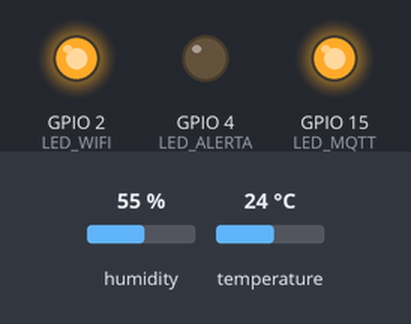
This sketch was run on a simulated ESP32. On the bench: output pins drawn as LEDs (lit = HIGH). The inputs (shaded band) are chosen by the test bench; at power-on: humidity 55 %, temperature 24 °C. WiFi joins after 1.5 s; servers stay silent unless stated; no MQTT or app messages arrive unless stated; what the sketch prints to the serial monitor is not drawn.

Above: at 2.7 s.
2.8 s: humidity set to 69 %
6.7 s: humidity set to 72 %
At 8.4 s:
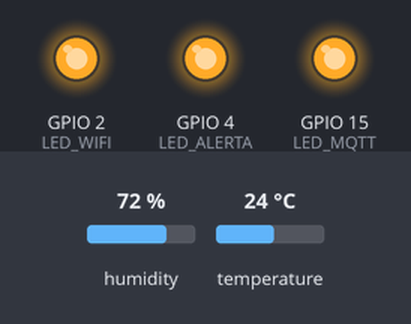
10.6 s: humidity set to 22 %
At 11.7 s:
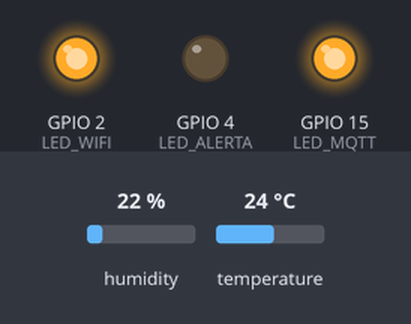
14.5 s: humidity set to 88 %
At 17.0 s:
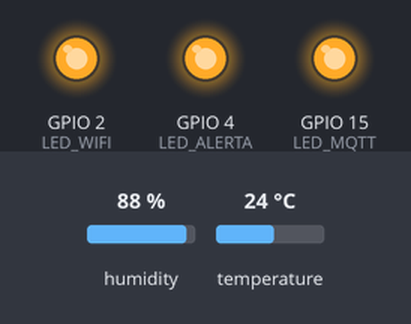
Timing chart, 0 to 18.5 s (numbered marks = the images above; inputs shaded):
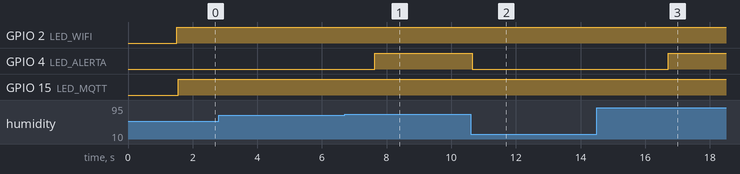

Measured:
- the behaviour switches between 70 and 71 % on humidity (found by bisection; images 0 and 1)
- after the input at 2.8 s, every drawn part: stays the same
- after the input at 6.7 s, GPIO 4 (LED_ALERTA): LOW → HIGH after 0.93 s
- after the input at 10.6 s, GPIO 4 (LED_ALERTA): HIGH → LOW after 0.06 s
- after the input at 14.5 s, GPIO 4 (LED_ALERTA): LOW → HIGH after 2.2 s

The sketch:

sensordht.ino
```cpp
#include <WiFi.h>
#include <PubSubClient.h>
#include "DHT.h"


#define DHTPIN 23
#define DHTTYPE DHT11
DHT dht(DHTPIN, DHTTYPE);


const char* ssid = "David";
const char* password = "12345678";
const char* mqtt_server = "test.mosquitto.org";

WiFiClient espClient;
PubSubClient client(espClient);


const int LED_WIFI = 2;      // Azul WiFi
const int LED_MQTT = 15;     // Roxo MQTT
const int LED_ALERTA = 4;    // Vermelho Alerta


float limiteTemp = 30.0;
float limiteUmid = 70.0;

void setup_wifi() {
  Serial.println();
  Serial.print("Connecting to ");
  Serial.println(ssid);

  WiFi.mode(WIFI_STA);
  WiFi.begin(ssid, password);

  while (WiFi.status() != WL_CONNECTED) {
    delay(500);
    Serial.print(".");
  }

  Serial.println("\nWiFi conectado");
  Serial.print("IP address: ");
  Serial.println(WiFi.localIP());
}


void reconnect() {
  while (!client.connected()) {
    Serial.print("Tentando conectar ao MQTT... ");

    if (client.connect("ESP32_Client")) {
      Serial.println("Conectado!");


    } else {
      Serial.print("Falhou, rc=");
      Serial.print(client.state());
      Serial.println(" tentando novamente em 5s...");
      delay(5000);
    }
  }
}


void Enviar_Dados() {

  float temp = dht.readTemperature();
  float umid = dht.readHumidity();

  if (isnan(temp) || isnan(umid)) {
    Serial.println("Falha ao ler do DHT11!");
    return;
  }

  bool alerta = (temp > limiteTemp || umid > limiteUmid);


  String json = "{";
  json += "\"temperatura\":" + String(temp, 1) + ",";
  json += "\"umidade\":" + String(umid, 1) + ",";
  json += "\"alerta\":" + String(alerta ? "true" : "false");
  json += "}";


  client.publish("WOKWI/sensores", json.c_str());


  if (alerta) {
    digitalWrite(LED_ALERTA, HIGH);
    client.publish("WOKWI/status", "ALERTA! Temperatura ou umidade fora do normal!");
    Serial.println(" ALERTA!");
  } else {
    digitalWrite(LED_ALERTA, LOW);
    client.publish("WOKWI/status", "NORMAL");
  }

  Serial.println(json);
}


void setup() {
  Serial.begin(115200);

  pinMode(LED_WIFI, OUTPUT);
  pinMode(LED_MQTT, OUTPUT);
  pinMode(LED_ALERTA, OUTPUT);

  dht.begin();
  setup_wifi();

  client.setServer(mqtt_server, 1883);
}

void loop() {
  // LEDs de conexão
  digitalWrite(LED_WIFI, WiFi.status() == WL_CONNECTED);

  if (!client.connected()) {
    reconnect();
  }
  digitalWrite(LED_MQTT, client.connected());

  client.loop();

  Enviar_Dados();
  delay(1500);
}
```
